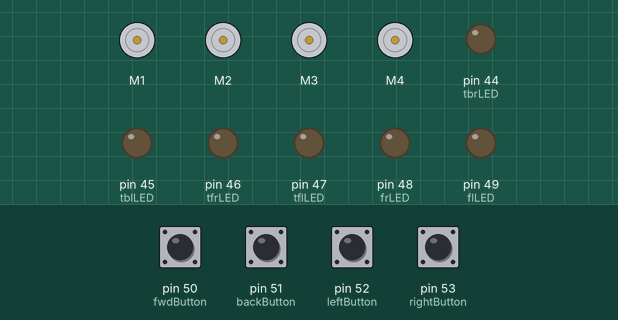
Simulated run of this sketch. Board: Arduino Mega 2560, built with avr-gcc and run on an emulated ATmega2560. Shown: 4 × DC motor (green arrow = forward, orange = backward, longer = faster), output pins drawn as LEDs (lit = HIGH). The inputs (shaded band) are chosen by the test bench; at power-on: pin 50 (fwdButton), pin 51 (backButton), pin 52 (leftButton), pin 53 (rightButton) LOW.

Above: at 1.2 s.
1.3 s: pin 50 (fwdButton) pulled HIGH for 0.15 s
At 1.37 s:
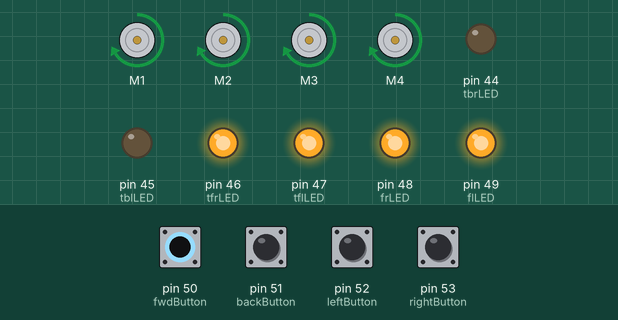
2.9 s: pin 51 (backButton) pulled HIGH for 0.15 s
At 2.97 s:
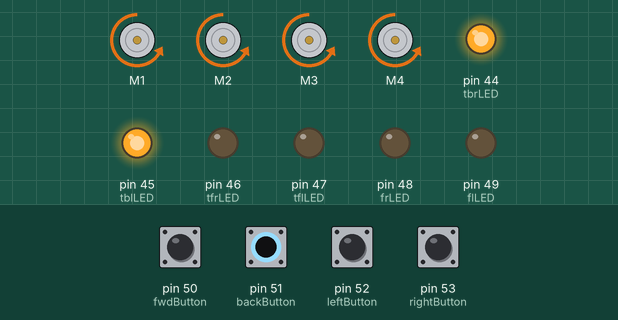
4.5 s: pin 52 (leftButton) pulled HIGH for 0.15 s
At 4.57 s:
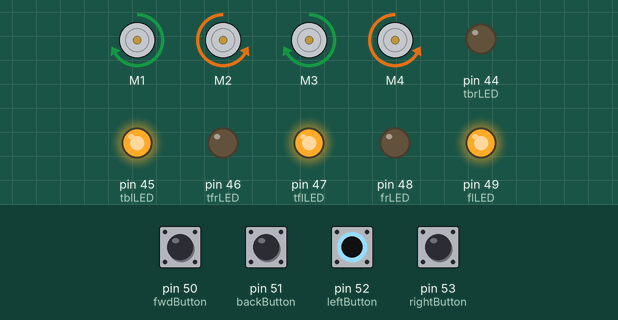
6.1 s: pin 53 (rightButton) pulled HIGH for 0.15 s
At 6.17 s:
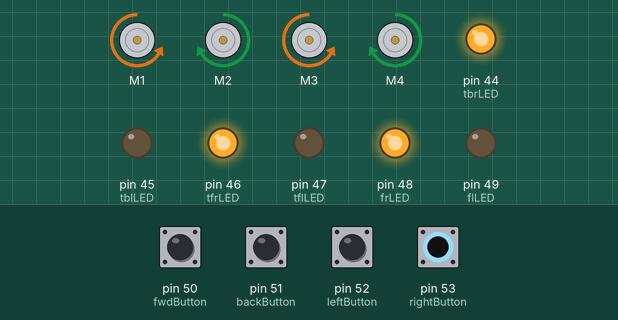
Timing chart, 0 to 8.7 s (numbered marks = the images above; inputs shaded):
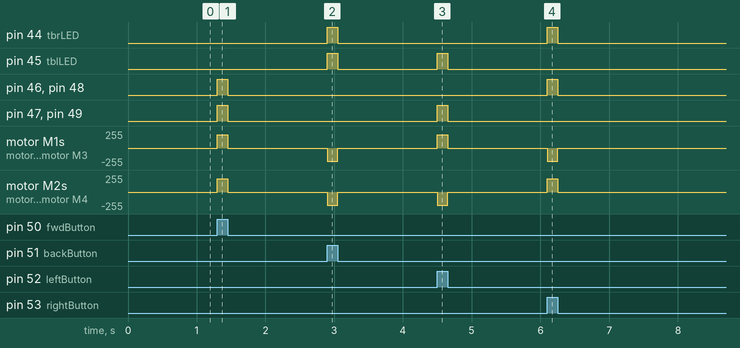

The sketch:

Wired_RC_Car.ino
```cpp
// (licence header left out)
// Import libraries
#include <Arduino.h> // Because I used PlatformIO, I have to import the Arduino library.
#include <AFMotor.h> // This imports the library used by the sheild

// Constructing/defining DC motors:
AF_DCMotor fl(1);
AF_DCMotor fr(2);
AF_DCMotor bl(3);
AF_DCMotor br(4);

// Define remote control pins:
#define fwdButton 50 // Forward pin is orange
#define backButton 51 // Backward pin is green
#define leftButton 52 // Left pin is red
#define rightButton 53 // Right pin is yellow

// Define LED pins:
#define flLED 49
#define frLED 48
#define tflLED 47
#define tfrLED 46
#define tblLED 45
#define tbrLED 44

// Button state variables
int fwdButtonState = 0;
int backButtonState = 0;
int leftButtonState = 0;
int rightButtonState = 0;


void setup() {
  // Set remote pins as inputs
  pinMode(fwdButton, INPUT);
  pinMode(backButton, INPUT);
  pinMode(leftButton, INPUT);
  pinMode(rightButton, INPUT);

  // Set LED pins as outputs
  pinMode(flLED, OUTPUT);
  pinMode(frLED, OUTPUT);
  pinMode(tflLED, OUTPUT);
  pinMode(tfrLED, OUTPUT);
  pinMode(tblLED, OUTPUT);
  pinMode(tbrLED, OUTPUT);

  // Set motors' default speed
  fl.setSpeed(200);
  fr.setSpeed(200);
  bl.setSpeed(200);
  br.setSpeed(200);
}


void loop() {
  // Read the button states
  fwdButtonState = digitalRead(fwdButton);
  backButtonState = digitalRead(backButton);
  leftButtonState = digitalRead(leftButton);
  rightButtonState = digitalRead(rightButton);

  // Move based on button states
  if (fwdButtonState == HIGH) {
    moveForward();
    digitalWrite(flLED, HIGH);
    digitalWrite(frLED, HIGH);
    digitalWrite(tflLED, HIGH);
    digitalWrite(tfrLED, HIGH);
  } else if (backButtonState == HIGH) {
    moveBackward();
    digitalWrite(tblLED, HIGH);
    digitalWrite(tbrLED, HIGH);
  } else if (leftButtonState == HIGH) {
    moveLeft();
    digitalWrite(flLED, HIGH);
    digitalWrite(tflLED, HIGH);
    digitalWrite(tblLED, HIGH);
  } else if (rightButtonState == HIGH) {
    moveRight();
    digitalWrite(frLED, HIGH);
    digitalWrite(tfrLED, HIGH);
    digitalWrite(tbrLED, HIGH);
  } else {
    moveStop();
    digitalWrite(flLED, LOW);
    digitalWrite(frLED, LOW);
    digitalWrite(tflLED, LOW);
    digitalWrite(tfrLED, LOW);
    digitalWrite(tblLED, LOW);
    digitalWrite(tbrLED, LOW);
  }

}

void moveTest()
{
  moveForward();
  delay(1500);
  moveBackward();
  delay(1500);
  moveLeft();
  delay(1500);
  moveRight();
  delay(1500);
}

void moveStop()
{
  // Turn off motors
  fl.run(RELEASE);
  fr.run(RELEASE);
  bl.run(RELEASE);
  br.run(RELEASE);
}

void moveRight()
{
  // Turn right
  fl.run(BACKWARD);
  fr.run(FORWARD);
  bl.run(BACKWARD);
  br.run(FORWARD);
}

void moveLeft()
{
  // Turn left
  fl.run(FORWARD);
  fr.run(BACKWARD);
  bl.run(FORWARD);
  br.run(BACKWARD);
}

void moveBackward()
{
  // Move backward
  fl.run(BACKWARD);
  fr.run(BACKWARD);
  bl.run(BACKWARD);
  br.run(BACKWARD);
}

void moveForward()
{
  // Move forward
  fl.run(FORWARD);
  fr.run(FORWARD);
  bl.run(FORWARD);
  br.run(FORWARD);
}
```

Measured:
- after the input at 1.3 s, pin 46 (tfrLED), pin 47 (tflLED), pin 48 (frLED), pin 49 (flLED): LOW → HIGH at once, → LOW 0.15 s later; motor M1–4: stopped → forward 200/255 at once, → stopped 0.15 s later
- after the input at 2.9 s, pin 44 (tbrLED), pin 45 (tblLED): LOW → HIGH at once, → LOW 0.15 s later; motor M1–4: stopped → backward 200/255 at once, → stopped 0.15 s later
- after the input at 4.5 s, pin 45 (tblLED), pin 47 (tflLED), pin 49 (flLED): LOW → HIGH at once, → LOW 0.15 s later; motor M1, motor M3: stopped → forward 200/255 at once, → stopped 0.15 s later; motor M2, motor M4: stopped → backward 200/255 at once, → stopped 0.15 s later
- after the input at 6.1 s, pin 44 (tbrLED), pin 46 (tfrLED), pin 48 (frLED): LOW → HIGH at once, → LOW 0.15 s later; motor M1, motor M3: stopped → backward 200/255 at once, → stopped 0.15 s later; motor M2, motor M4: stopped → forward 200/255 at once, → stopped 0.15 s later
